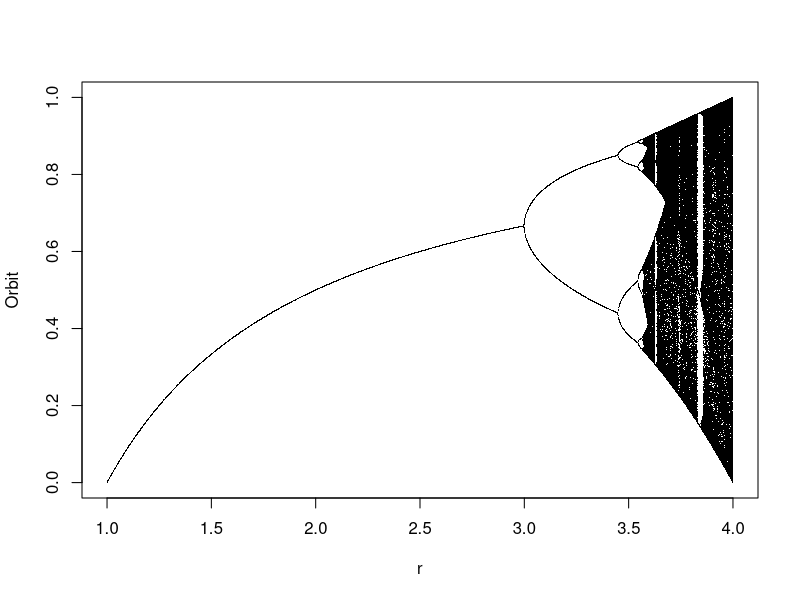

Write the R code that produced this figure.
# credit: https://magesblog.com/post/2012-03-17-logistic-map-feigenbaum-diagram/
# Xiaofeng Xu Nov 24 2020
logistic.map <- function(r, x, N, M){
  ## r: bifurcation parameter
  ## x: initial value
  ## N: number of iteration
  ## M: number of iteration points to be returned
  z <- 1:N
  z[1] <- x
  for(i in c(1:(N-1))){
    z[i+1] <- r *z[i]  * (1 - z[i])
  }
  ## Return the last M iterations 
  z[c((N-M):N)]
}

## Set scanning range for bifurcation parameter r
my.r <- seq(1.0, 4, by=0.001)
system.time(Orbit <- sapply(my.r, logistic.map,  x=0.1, N=1000, M=300))
## record the time for this computing.

Orbit <- as.vector(Orbit)
r <- sort(rep(my.r, 301))

# plot the logistic map
plot(Orbit ~ r, pch=".")
